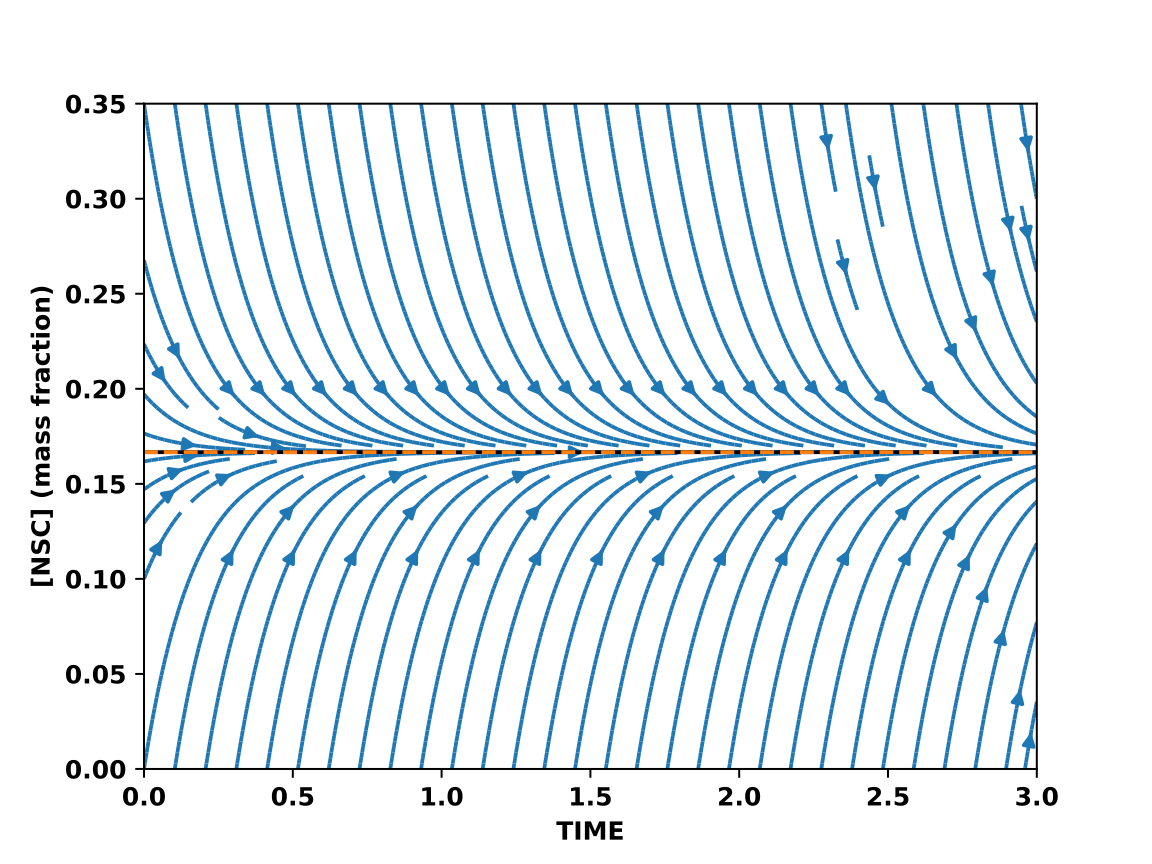

This chart was generated by the following Python code:
import numpy as np
import matplotlib.pyplot as plt


A = 1
U = 5

ncl = A/(A + U)

num = 2000
t = np.linspace(0,3,num +1)
s = np.linspace(0,0.35,num + 1)
T,S = np.meshgrid(t,s)
Vt = np.ones_like(T)
Vs = A*(1 - S) - U*S



plt.streamplot(T, S, Vt, Vs, density=(1,4))

plt.axhline(ncl, color = 'k')
plt.axhline(ncl, color = 'C1', ls='--')

plt.xlabel('TIME')
plt.ylabel('[NSC] (mass fraction)')

plt.show()
